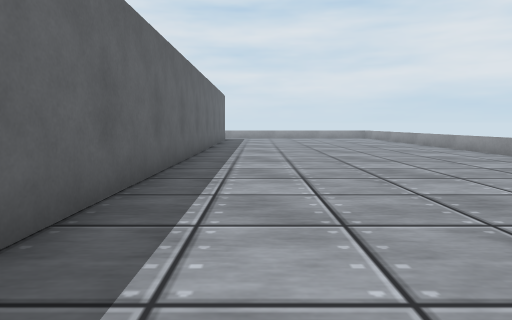
[1] (above)

24 first-person views from a walk through a Webots world. The camera is 0.17 m above the floor, tilts 6° down and sees 75° across. The floor is counted in squares, 0.2 m on a side. Each view is taken from the middle of a square. On the plan, view 1 faces up. The plan holds only what a view shows up to about 12 squares ahead; the rest is blank. The robots in the file are not drawn. Webots' stock objects and surfaces are drawn as simple stand-ins.

[2]
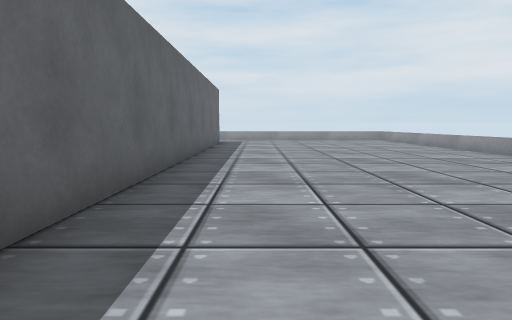

[3]
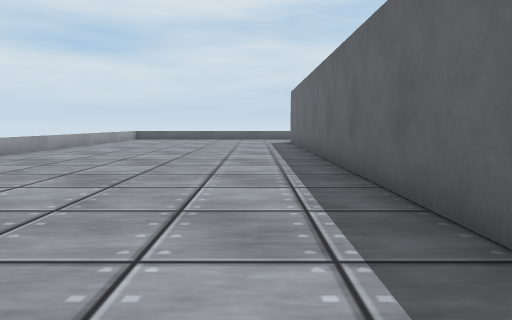

[4]
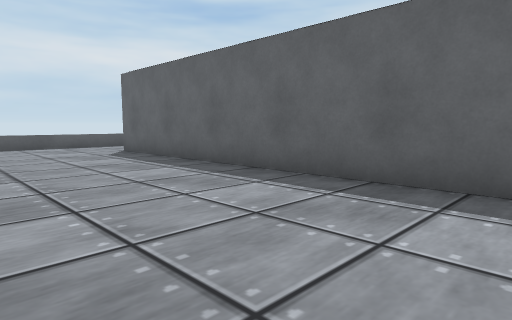

[5]
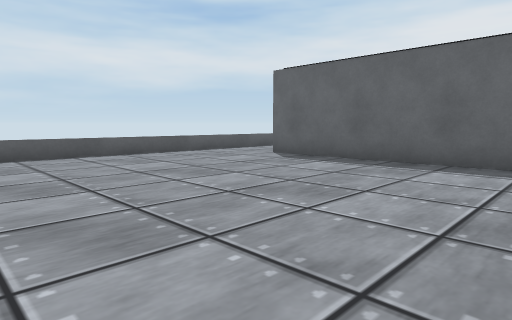

[6]
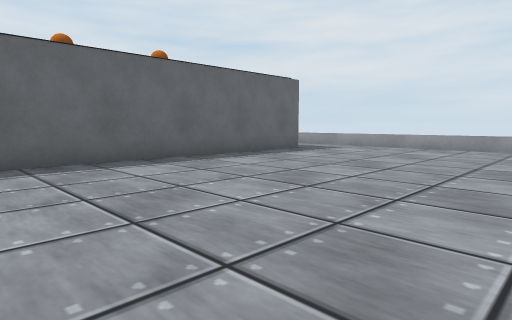

[7]
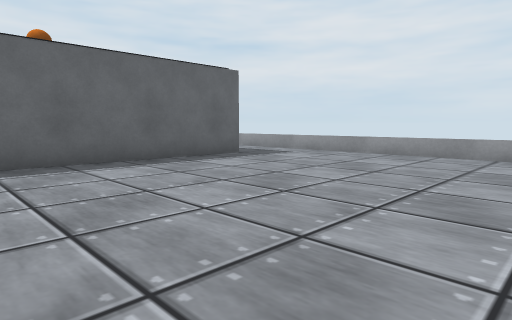

[8]
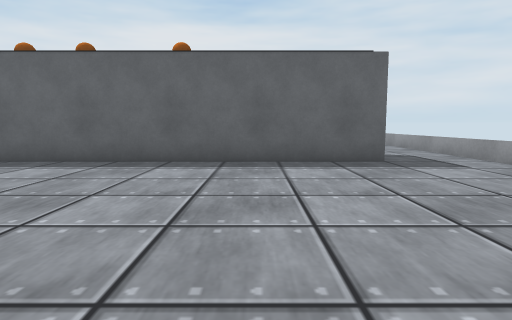

[9]
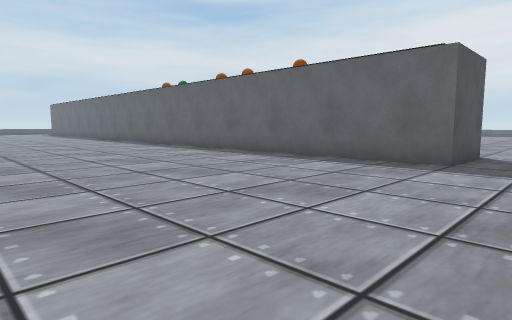

[10]
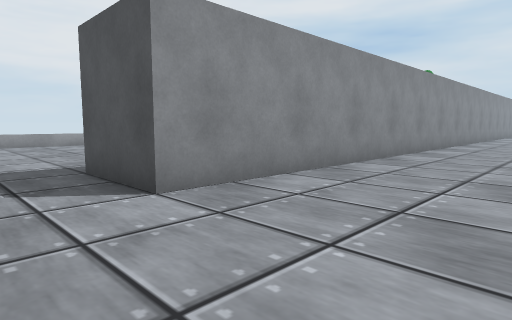

[11]
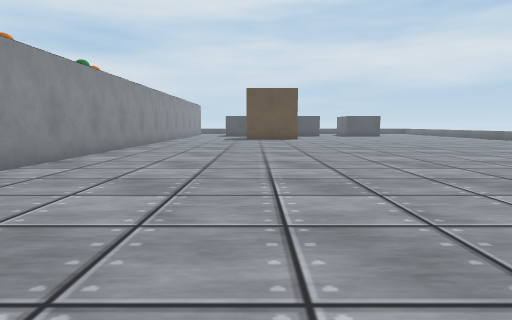

[12]
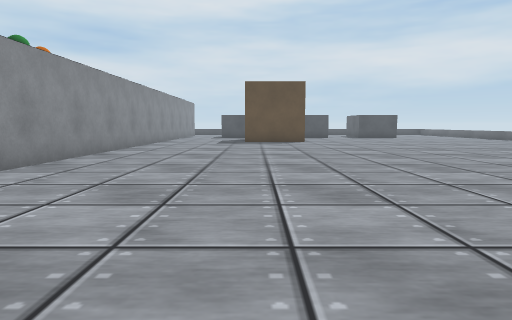

[13]
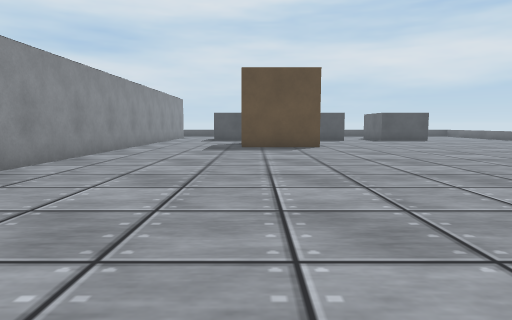

[14]
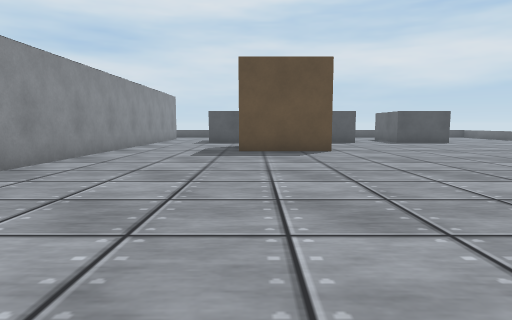

[15]
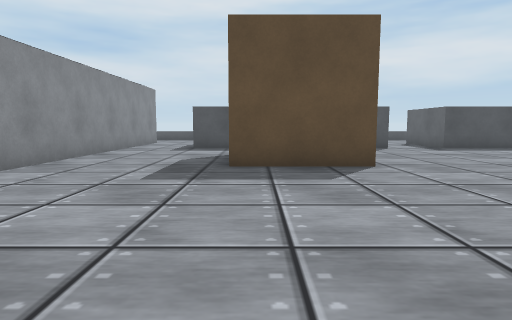

[16]
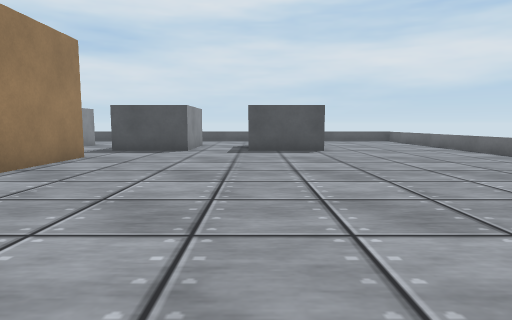

[17]
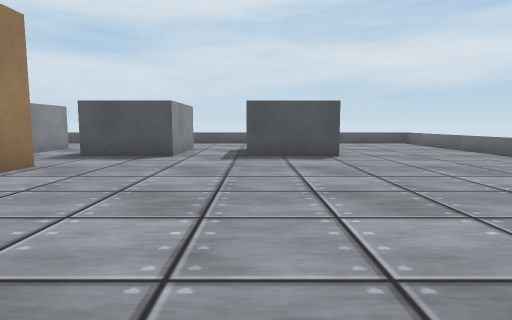

[18]
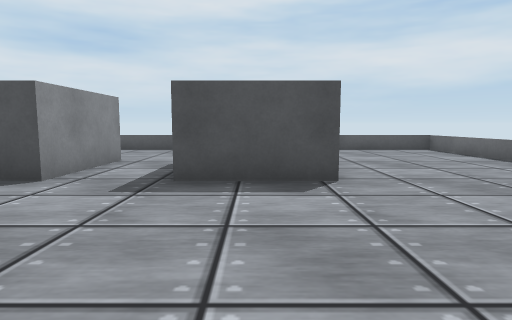

[19]
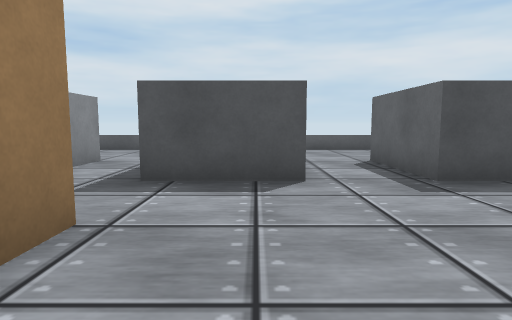

[20]
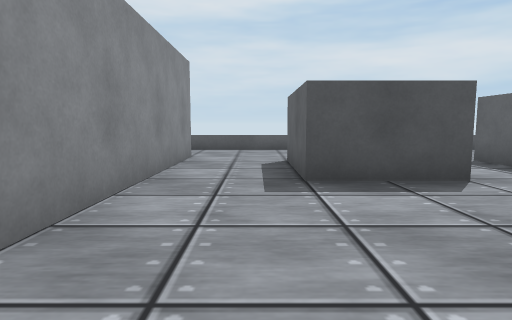

[21]
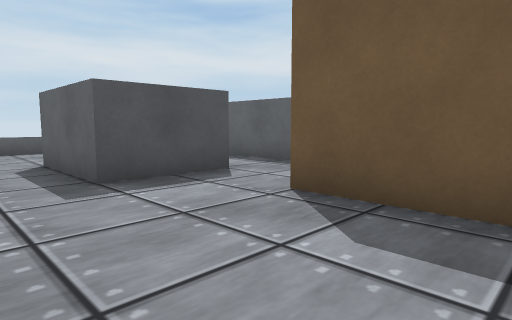

[22]
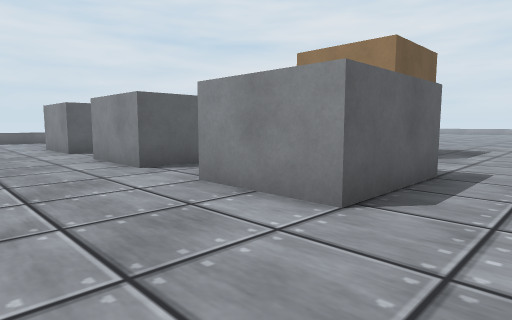

[23]
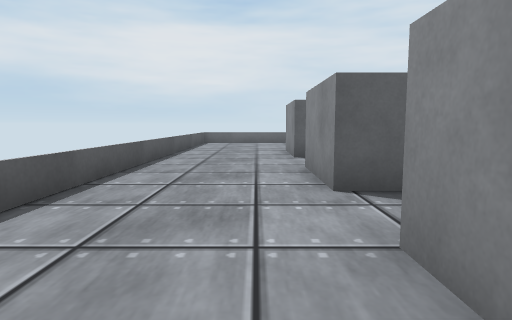

[24]
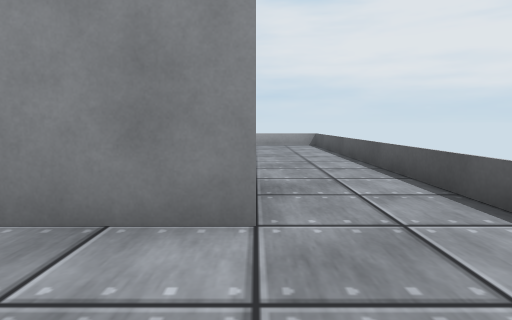

### Floor plan
Key: @ floor where view 1 was taken; . floor; = window, fence, low wall or low ledge; C conveyor; B cardboard box; M metal box.
Columns run from 23 left of view 1 to 7 right of it. Each row starts with its distance up from view 1.
 22                  ============
 21                ...............
 20                ...............
 19                ....CCC........=
 18               .....C C........
 17              ......C C........
 16             .......C C........
 15            ........C C........=
 14            ........C C........=
 13           .........C C........=
 12          ..........C C........=
 11         ...........C C........=
 10         ...........C C........=
  9        ............C C........=
  8       .............C C........
  7       .............C C........
  6       .............C C.......
  5       .............C C......
  4       .............C C.....
  3      ..............C C.....
  2      ..............C C.....
  1     ...............C C......
  0     ...............C C.@.....
 -1    ................C C........
 -2   ..........BBB....C C........
 -3  ...........B B....C C........=
 -4  ...........B B....C C........=
 -5 =...........BBB....C C........=
 -6 =..................C C........=
 -7 =....MMM.MMMM.MMM..C C........
 -8 =....  M.M  M.M M..C C........
 -9 =....  M.M  M.M M..C C.......
-10 =....MMM.MMMM.MMM..C C.......
-11 =..................C C.......
-12 =............................
-13 =............................
-14 =============================

Where each view was taken, in squares from view 1:
view 1: 0 up, 0 right, facing up
view 2: 3 up, 0 right, facing up
view 3: 6 up, 0 right, facing down
view 4: 0 up, 3 right, facing down-left
view 5: 4 down, 6 right, facing down-left
view 6: 9 up, 6 right, facing up-left
view 7: 12 up, 6 right, facing up-left
view 8: 16 up, 6 right, facing left
view 9: 21 up, 6 right, facing down-left
view 10: 21 up, 8 left, facing down-right
view 11: 18 up, 9 left, facing down
view 12: 15 up, 9 left, facing down
view 13: 11 up, 9 left, facing down
view 14: 9 up, 9 left, facing down
view 15: 5 up, 9 left, facing down
view 16: 4 up, 16 left, facing down
view 17: 2 up, 16 left, facing down
view 18: 2 down, 17 left, facing down
view 19: 2 down, 13 left, facing down
view 20: 2 down, 6 left, facing down
view 21: 2 down, 5 left, facing down-left
view 22: 13 down, 5 left, facing up-left
view 23: 11 down, 7 left, facing left
view 24: 11 down, 7 left, facing right
